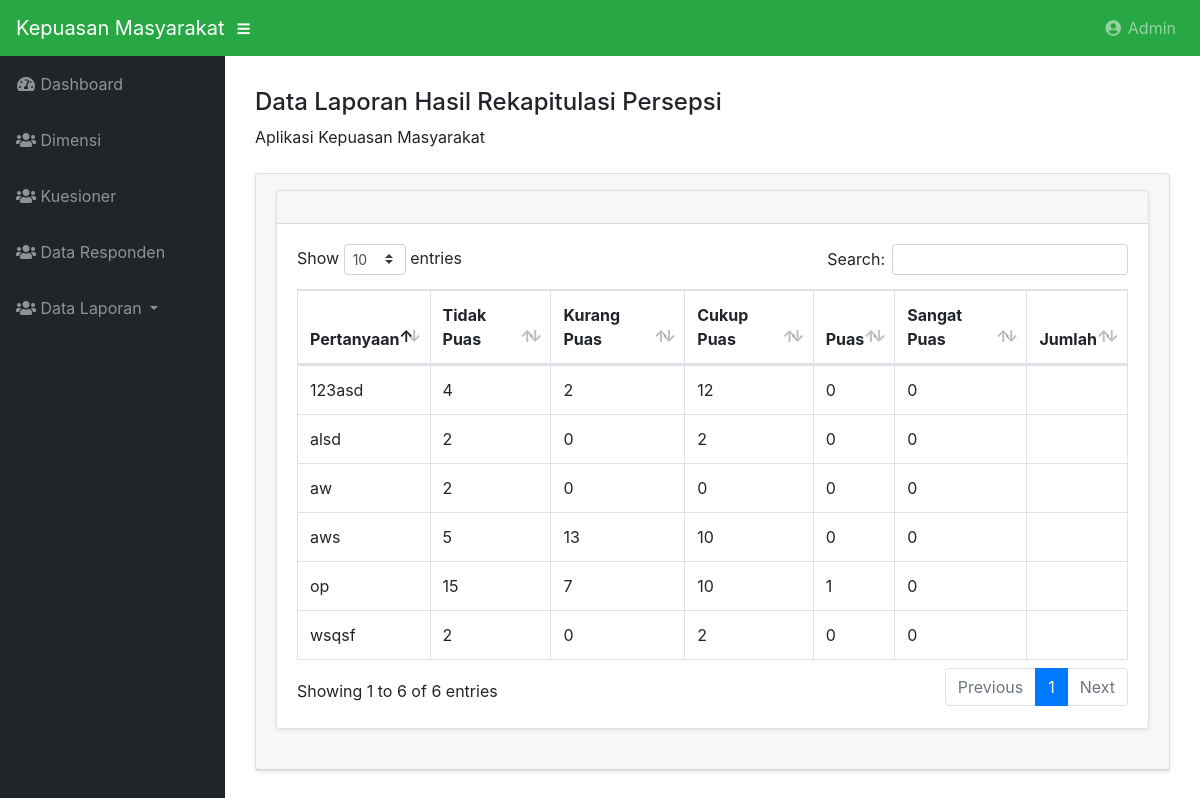
Screenshot of /admin/laporan/index with the database file from the repository.
### tables this page shows
CREATE TABLE `jawaban` (
  `id` int(11) NOT NULL,
  `kuesioner_id` int(11) NOT NULL,
  `responden_id` int(11) DEFAULT NULL,
  `jawaban1` int(11) NOT NULL,
  `jawaban2` int(11) NOT NULL,
  `jawaban3` int(11) NOT NULL,
  `jawaban4` int(11) NOT NULL,
  `jawaban5` int(11) NOT NULL
);

CREATE TABLE `kuesioner` (
  `id` int(11) NOT NULL,
  `kode` varchar(255) NOT NULL,
  `dimensi_id` int(11) NOT NULL,
  `pertanyaan` text NOT NULL
);

### application/controllers/admin/Laporan.php (called while the page is built, shortened)
<?php
class Laporan extends CI_Controller
{
    public function __construct()
    {
        $this->load->model('kuesioner_model');
        $this->load->model('jawaban_model');
        $this->load->model('dimensi_model');
        $this->load->library('form_validation');
        $this->load->helper('url');
    }
    public function index()
    {
        $data = $this->jawaban_model->index();
        $data['jawaban'] = json_decode(json_encode($data), true);
        $data['kuesioner'] = $this->kuesioner_model->getAll();
        $this->load->view('admin/laporan/index', $data);
    }
}

### index.php (called while the page is built, shortened)
<?php
require_once BASEPATH.'core/CodeIgniter.php';

### application/models/Jawaban_model.php (called while the page is built, shortened)
<?php defined('BASEPATH') OR exit ('No direct script access allowed!');
class Jawaban_model extends CI_Model {
    public function index(){
        $query = $this->db->query("SELECT kuesioner.dimensi_id, kuesioner.kode, jawaban.id,kuesioner_id,jawaban1,jawaban2,jawaban3,jawaban4,jawaban5, SUM(jawaban1) As nilaiPersepsi1, SUM(jawaban2) As nilaiPersepsi2,jawaban3, SUM(jawaban3) As nilaiPersepsi3, SUM(jawaban4) As nilaiPersepsi4, SUM(jawaban5) As nilaiPersepsi5 FROM jawaban INNER JOIN kuesioner ON jawaban.kuesioner_id=kuesioner.id INNER JOIN dimensi ON kuesioner.dimensi_id=dimensi.id GROUP BY kuesioner_id
        ORDER BY kuesioner_id asc ");
        return $query->result_array();
    }
}
?>

### application/views/admin/laporan/index.php (the view, shortened to what this page needs)
<!DOCTYPE html>
<html lang="en">
<head>
</head>
<body id="page-top">
	<div id="wrapper">
		<div id="content-wrapper">
			<div class="container-fluid">
				<div class="container">
					<h4 class="mt-3"> Data Laporan Hasil Rekapitulasi Persepsi </h4>
					<p class="mb-4">Aplikasi Kepuasan Masyarakat</p>
					<div class="card shadow-sm mb-4">
						<div class="card-header py-3">
					<div class="card shadow-sm mb-4">
						<div class="card-header py-3">
						</div>
						<div class="card-body">
							<div class="table-responsive">
								<table class="table table-bordered" id="dataTable" width="100%" cellspacing="0">
									<thead>
										<tr>
											<th>Pertanyaan</th>
											<th>Tidak Puas</th>
											<th>Kurang Puas</th>
											<th>Cukup Puas</th>
											<th>Puas</th>
											<th>Sangat Puas</th>
											<th>Jumlah</th>
										</tr>
									</thead>
									<tbody>
										<?php
              $count=1;
               if(empty($kuesioner)){
                echo "  <tr> <td colspan='6'> data Kosong  </td>  </tr>";
              }
              else if(isset($kuesioner)){
              foreach ($jawaban as $index  => $items) :?>
										<tr>
											<td><?php echo $items['kode'];?></td>
											<td name="1<?php echo $index+1; ?>"><?php echo $items['nilaiPersepsi1'];?></td>
											<td name="2<?php echo $index+1; ?>"><?php echo $items['nilaiPersepsi2'];?></td>
											<td name="3<?php echo $index+1; ?>"><?php echo $items['nilaiPersepsi3'];?></td>
											<td name="4<?php echo $index+1; ?>"><?php echo $items['nilaiPersepsi4'];?></td>
											<td name="5<?php echo $index+1; ?>"><?php echo $items['nilaiPersepsi5'];?></td>
											<td name="jumlah<?php echo $count++; ?>"></td>
										</tr>
										<?php endforeach;?>
										<?php    }  ?>
									</tbody>
								</table>
							</div>
						</div>
					</div>
				</div>
			</div>
		</div>
	</div>
</body>
</html>

### css/sb-admin.css (style rules this page uses)
html { position: relative; min-height: 100%; }
body { height: 100%; }
#wrapper { display: -webkit-box; display: -ms-flexbox; display: flex; }
#wrapper #content-wrapper { overflow-x: hidden; width: 100%; padding-top: 1rem; padding-bottom: 80px; }
:root { --input-padding-x: 0.75rem; --input-padding-y: 0.75rem; }

### rows the page displays
jawaban: kuesioner.kode "123asd", nilaiPersepsi1 "4", nilaiPersepsi2 "2", nilaiPersepsi3 "12", nilaiPersepsi4 "0", nilaiPersepsi5 "0"
jawaban: kuesioner.kode "aws", nilaiPersepsi1 "5", nilaiPersepsi2 "13", nilaiPersepsi3 "10", nilaiPersepsi4 "0", nilaiPersepsi5 "0"
jawaban: kuesioner.kode "op", nilaiPersepsi1 "15", nilaiPersepsi2 "7", nilaiPersepsi3 "10", nilaiPersepsi4 "1", nilaiPersepsi5 "0"
jawaban: kuesioner.kode "aw", nilaiPersepsi1 "2", nilaiPersepsi2 "0", nilaiPersepsi3 "0", nilaiPersepsi4 "0", nilaiPersepsi5 "0"
jawaban: kuesioner.kode "alsd", nilaiPersepsi1 "2", nilaiPersepsi2 "0", nilaiPersepsi3 "2", nilaiPersepsi4 "0", nilaiPersepsi5 "0"
jawaban: kuesioner.kode "wsqsf", nilaiPersepsi1 "2", nilaiPersepsi2 "0", nilaiPersepsi3 "2", nilaiPersepsi4 "0", nilaiPersepsi5 "0"

### other values shown
SITE_NAME "Kepuasan Masyarakat"
